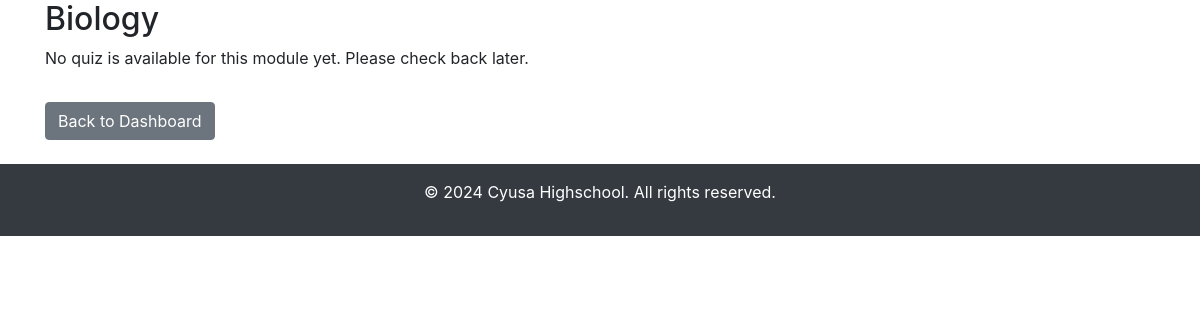
Page /student/module/1 (signed in) on the earlier database version.
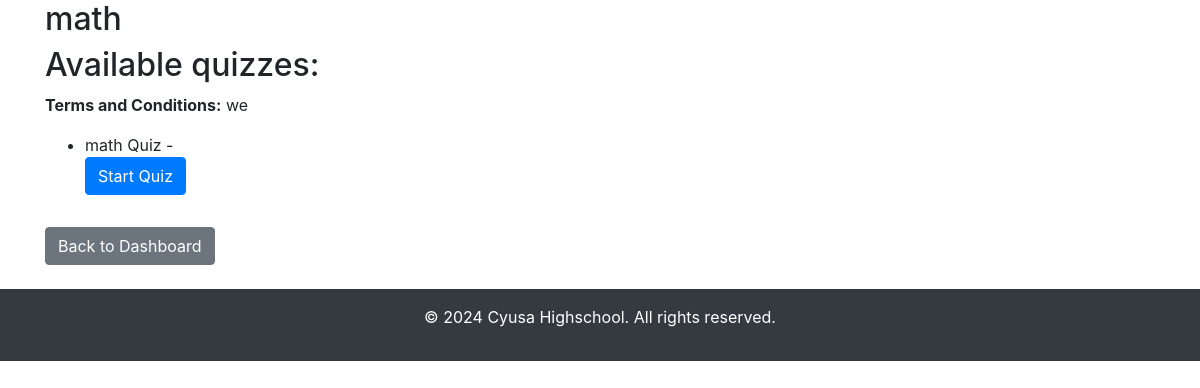
Same page on the later database version.
### app.py (models this page shows)
class Module(db.Model):
    id = db.Column(db.Integer, primary_key=True)
    title = db.Column(db.String(100), nullable=False)
    terms_conditions = db.Column(db.Text, nullable=False)
    quizzes = db.relationship('Quiz', backref='module', lazy=True, cascade="all, delete-orphan")

class Quiz(db.Model):
    id = db.Column(db.Integer, primary_key=True)
    title = db.Column(db.String(100), nullable=False)
    time_limit = db.Column(db.Integer, default=300)  # In seconds (5 minutes by default)
    questions = db.relationship('Question', backref='quiz', lazy=True, cascade= "all, delete-orphan")
    module_id = db.Column(db.Integer, db.ForeignKey('module.id'), nullable=False)

### app.py (the view, shortened to what this page needs)
@app.route('/student/module/<int:module_id>', methods=['GET', 'POST'])
@login_required
def view_module(module_id):
    if current_user.role != 'student':
        return redirect(url_for('teacher_dashboard'))
    module = Module.query.get(module_id)
    quizzes = module.quizzes
    print(f"Quizzes found: {quizzes}")  # Debugging
    if not quizzes or len(quizzes) == 0:
        flash("No quiz is available for this module yet. Please check back later.", "info")
        return render_template('student_module_view.html', module=module, quizzes=[])
    return render_template('student_module_view.html', module=module, quizzes=quizzes)

### app.py (called while the page is built)
@login_manager.user_loader
def load_user(user_id):
    return User.query.get(int(user_id))

### templates/student_module_view.html (shortened to what this page needs)
<!DOCTYPE html>
<html lang="en">
<head>
    <link rel="stylesheet" href="https://stackpath.bootstrapcdn.com/bootstrap/4.5.2/css/bootstrap.min.css">
</head>
<body>
    <div class="container">
        <h2>{{ module.title }}</h2>
        {% if quizzes %}
        <h2>Available quizzes:</h2>
        <p><strong>Terms and Conditions:</strong> {{ module.terms_conditions }}</p>
        <ul>
            {% for quiz in quizzes %}
                <li>{{ quiz.title }} -
                    <form action="{{ url_for('start_quiz', quiz_id=quiz.id) }}" method="POST">
                        <button type="submit" class="btn btn-primary">Start Quiz</button>
                    </form>
                </li>
            {% endfor %}
        </ul>
        {% else %}
        <p>No quiz is available for this module yet. Please check back later.</p>
        {% endif %}
        <a href="{{ url_for('student_dashboard_view') }}" class="btn btn-secondary mt-3">Back to Dashboard</a>
    </div>
    <footer class="bg-dark text-white text-center py-3 mt-4">
        <p>© 2024 Cyusa Highschool. All rights reserved.</p>
    </footer>
</body>
</html>

Differences in the rows shown:
changed Module: title "Biology" → "math"; terms_conditions (not shown) → "we"
added Quiz: title "math Quiz"
Other differences:
text no longer shown: "No quiz is available for this module yet. Please check back later."
text now shown: "Available quizzes: Terms and Conditions:"
